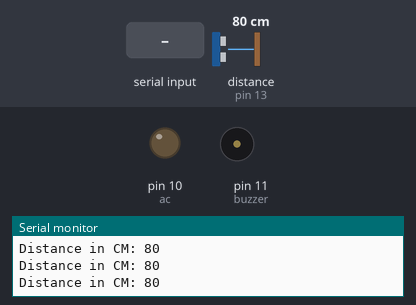
Bench run of a sketch on a simulated Arduino Uno, built with avr-gcc and run on an emulated ATmega328P. On the bench: output pins drawn as LEDs (lit = HIGH), buzzer (waves = sounding, pin HIGH), the last lines printed to the serial monitor. The test bench sets the inputs (shaded band); at power-on: distance to the obstacle (sensor on pin 13) 80 cm. The echo pulse lasts 58.3 µs per cm.

Above: at 1.2 s.
1.3 s: "A" received over Serial
At 2.2 s:
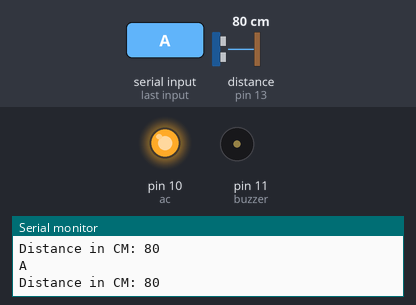
3.0 s: "B" received over Serial
At 5.8 s:
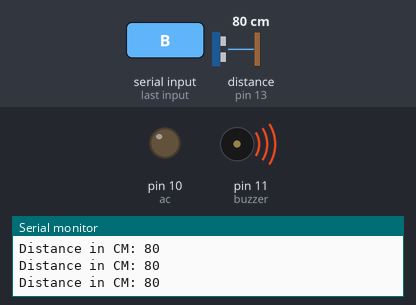
6.0 s: distance to the obstacle (sensor on pin 13) set to 10 cm
9.0 s: distance to the obstacle (sensor on pin 13) set to 7 cm
At 10.0 s:
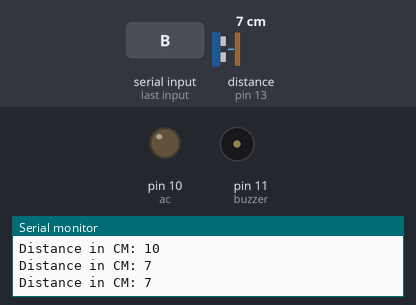
12.0 s: "C" received over Serial
At 12.4 s:
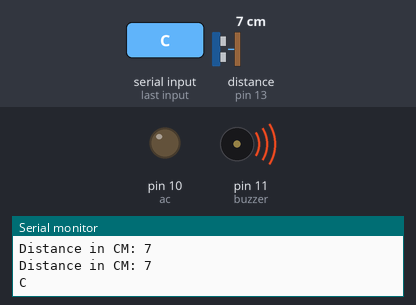
Timing chart, 0 to 15.0 s (numbered marks = the images above; inputs shaded):
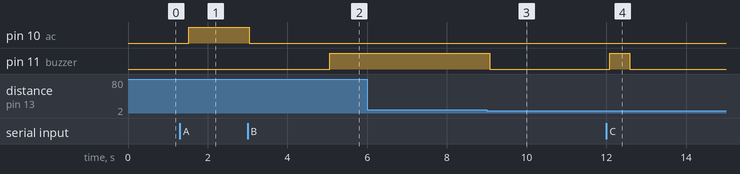

Measured:
- the behaviour switches between 9 and 8 cm on distance to the obstacle (sensor on pin 13) (found by bisection; images 2 and 3)
- after the input at 1.3 s, pin 10 (ac): LOW → HIGH after 0.22 s
- after the input at 3.0 s, pin 10 (ac): HIGH → LOW at once
- after the input at 9.0 s, pin 11 (buzzer): HIGH → LOW after 0.08 s
- after the input at 12.0 s, pin 11 (buzzer): LOW → HIGH after 0.08 s, → LOW 0.50 s later

The sketch:

RAC_Code_2.ino
```cpp
// (licence header left out)
#include <Ultrasonic.h>

/*
 * Pass as a parameter the trigger and echo pin, respectively,
 * or only the signal pin (for sensors 3 pins), like:
 * Ultrasonic ultrasonic(13);
 */
Ultrasonic ultrasonic(12, 13);
int distance;

int buzzer = 11;
int ac = 10;
int count=0;
char data;

void setup() {
  Serial.begin(9600);
  pinMode(buzzer, OUTPUT);
  pinMode(ac, OUTPUT);
}

void loop() {
  // Pass INC as a parameter to get the distance in inches
  distance = ultrasonic.read();
  // digitalWrite(ac, HIGH);
  if(distance>8)
  {
    count++;
  }
  else
  {
    count=0;
    digitalWrite(buzzer, LOW);
  }

  if(count>10)
  {
    digitalWrite(buzzer, HIGH);
  }
  else
  {
    digitalWrite(buzzer, LOW);
  }

  Serial.print("Distance in CM: ");
  Serial.println(distance);

    while(Serial.available() > 0)
  {
    data = Serial.read();
    Serial.println(data);

    if(data == 'A')
    {
      digitalWrite(ac, HIGH);
      // Serial.println("UDAY!!");
      // digitalWrite(ac, HIGH);
    }
    if(data == 'B')
    {
      digitalWrite(ac, LOW);
      // digitalWrite(ac, LOW);
    }
    if(data == 'C')
    {
      digitalWrite(buzzer, HIGH);
    }
    if(data == 'D')
    {
      digitalWrite(buzzer, LOW);
      count=0;
    }

  }
  delay(500);
}
```
